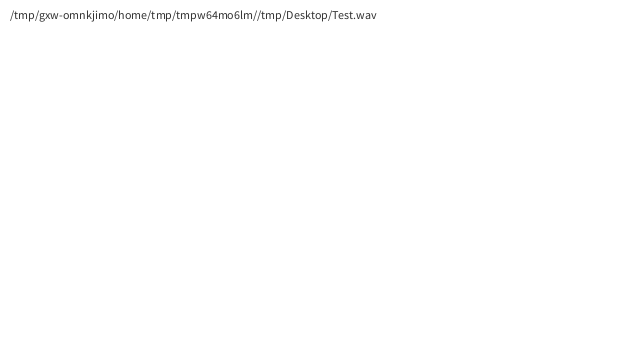
Frame 1 (no input)
Frame 60 (the mouse pressed at the canvas centre just before this capture): identical to frame 1, image omitted
Frame 120 (the mouse held since frame 60 and released just before this capture): identical to frame 1, image omitted

The Processing sketch that drew this single still picture (run headless with seeded random() and noise(); from frame 60 on, the mouse is pressed at the canvas centre):

// Processing sketch: FileNameHelper
// ── FileNameHelper.pde

/*
Since a lot of audio people like to use relative paths this is a helper
method to help with dealing with file names.

It should work on Windows/MacOS/Linux on standard file patterns like:
~/Documents/Audio/Test.wav
../../Test.wav (relative to application, so if using a sketch 
it will be relative to the Processing application)
OR
./Test.wav, Test.wav

Test it before using it in your code.

Thanks to Lisa Tolentino for helping with this code.

*/
String path = "~/Desktop/Test.wav";

 void setup() {
   
   size(640, 360);
   background(255);
   
}

void draw() {
  
  background(255);
  fill(50);
  text(getPath(path), 10, 10, 400, 200); 
  
}
 
 /*
   This method will take a path like ~/Desktop/Test.wav and convert it
   to the correct format for the operating system.
   Windows: C:\\Users\\&&&\\Desktop\\Test.wav
   MacOS/Linux: /Users/&&&/Desktop/Test.wav || /home/&&&/Desktop/Test.wav
   */
   public String getPath(String path) {
     
     String os = System.getProperty( "os.name" ).toLowerCase();
    // Check if Windows.
    if( os.indexOf( "win" ) >= 0 )
    {
     
      if(path.charAt(0) == '~')
      {
        println("~");
         String[] p = splitTokens(path, "~");
         //add home path and format for Windows e.g. \ vs /
         path = System.getProperty("user.home") + p[0].replace("/", "\\");
      }
         
      /*
        This will validate ../../Test.wav syntax.  This is relative to 
        the Processing application, haven't checked how this works with
        an sketch built as an app.
      */
     
      if(path.charAt(0) == '.' && path.charAt(1) == '.')
      {
       String userDir = System.getProperty("user.dir");
       String pt = path.replace("/" , "\\");
      
       String[] str = splitTokens(userDir, "\\");
       String[] p = splitTokens(pt, "\\");
       int newLength = str.length - (p.length - 1);
       String newPath = "";
       if(newLength >=0)
       {
          for(int i = 0; i < newLength; i++)
          {
            newPath += str[i] + "\\" ;
          }
          newPath += p[p.length-1];
       }
       else
       {
        println("Invalid path"); 
       }
       path = newPath;
      }
      
      /*
        This deals with ./Test.wav or .\\Test.wav, it is still relative to 
        the Processing application (not the sketch).
      */
       if(path.charAt(0) == '.' && path.charAt(1) == '/' || path.charAt(1) == '\\')
      {
         String pt = path.replace("\\", "/");
         String[] str = splitTokens(path, "./"); 
         String newPath = System.getProperty("user.dir") + "\\" + str[0] + "." + str[1];
         path = newPath;
      }
      /*
        Otherwise we assume at this point it's just a file name
        so: Test.wav which is relative to the Processing application.
      */
      else if(path.charAt(0) != 'C' && path.charAt(1) != ':') 
      {
        //Otherwise you don't have and ../ or ./ so it's just a file name
         path = System.getProperty("user.dir") + "\\" + path;  
      }
     
      
    }
    else //We're Mac or Linux, have not tested yet.
    {
     // /Users/&&&/Desktop or /home/&&&/Desktop
     if(path.charAt(0) == '~')
      {
         String[] p = splitTokens(path, "~");
         path = System.getProperty("user.home") + p[0];
      }
      
      if(path.charAt(0) == '.' && path.charAt(1) == '.')
      {
       String userDir = System.getProperty("user.dir");
       String[] str = splitTokens(userDir, "/");
       String[] p = splitTokens(path, "/");
       println(userDir + " = str: " + str.length);
       println("p: " + p.length);
       
       int newLength = str.length - (p.length - 1);
       String newPath = "";
       if(newLength >=0)
       {
          for(int i = 0; i < newLength; i++)
          {
            newPath += str[i] + "/" ;
          }
          newPath += p[p.length-1];
       }
       else
       {
        println("Invalid path"); 
       }
       path = newPath;
      }
      
      if(path.charAt(0) == '.' && path.charAt(1) == '/')
      {
         
         String[] str = splitTokens(path, "./"); 
         String newPath = System.getProperty("user.dir") + "/" + str[0] + "." + str[1];
         path = newPath;
      }
      else
      {
        //Otherwise you don't have and ../ or ./ so it's just a file name
         path = System.getProperty("user.dir") + "/" + path; 
      }
    }
     
     return path;
   }
